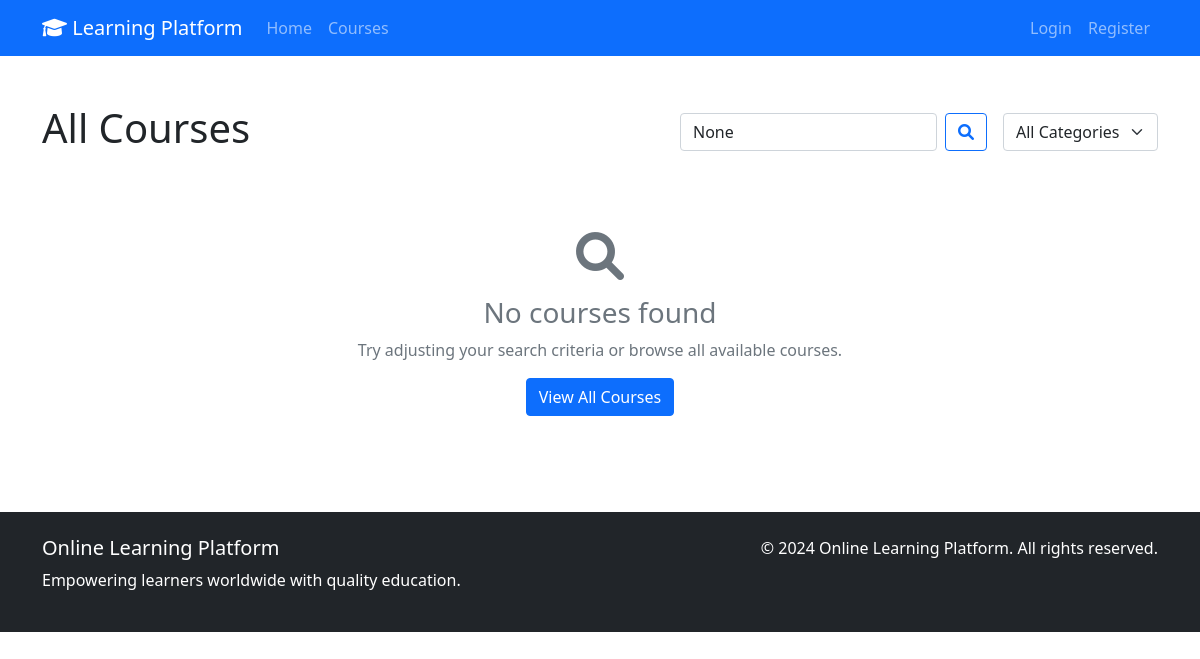
Page /courses/ on the earlier database version.
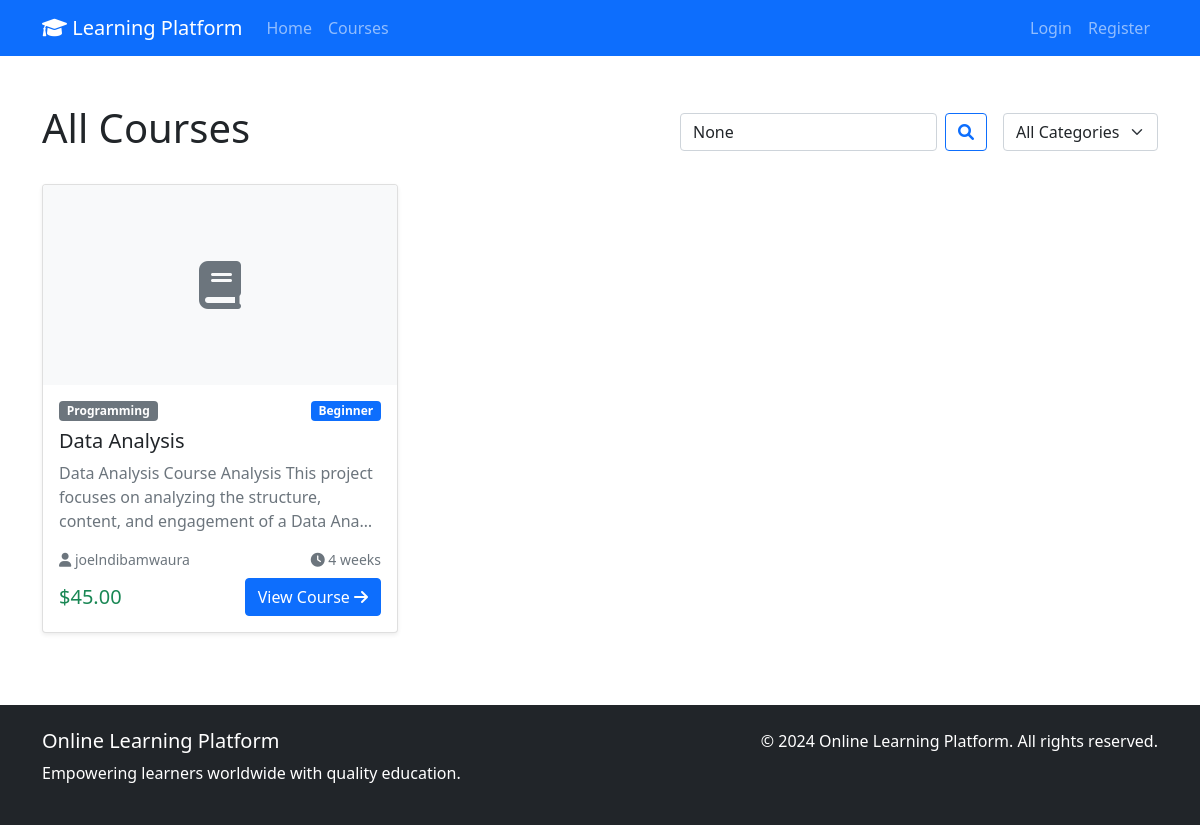
Same page on the later database version.
### courses/models.py (models this page shows, shortened)
class Course(models.Model):
    DIFFICULTY_CHOICES = [
        ('beginner', 'Beginner'),
        ('intermediate', 'Intermediate'),
        ('advanced', 'Advanced'),
    ]
    title = models.CharField(max_length=200)
    slug = models.SlugField(max_length=200, unique=True, null=True, blank=True)  # Temporarily nullable
    description = models.TextField()
    instructor = models.ForeignKey(User, on_delete=models.CASCADE, related_name='created_courses')
    category = models.ForeignKey(Category, on_delete=models.CASCADE)
    difficulty = models.CharField(max_length=20, choices=DIFFICULTY_CHOICES, default='beginner')
    duration_weeks = models.PositiveIntegerField(default=4)
    price = models.DecimalField(max_digits=8, decimal_places=2, default=0.00)
    image = models.ImageField(upload_to='course_images/', blank=True, null=True)
    created_at = models.DateTimeField(auto_now_add=True)
    updated_at = models.DateTimeField(auto_now=True)
    is_active = models.BooleanField(default=True)

class Category(models.Model):
    name = models.CharField(max_length=100)
    description = models.TextField(blank=True)
    class Meta:
        verbose_name_plural = "Categories"

### courses/views.py (the view)
# urls.py: path('courses/', views.course_list, name='course_list'),
def course_list(request):
    courses = Course.objects.filter(is_active=True)
    categories = Category.objects.all()
    search_query = request.GET.get('search')
    if search_query:
        courses = courses.filter(
            Q(title__icontains=search_query) |
            Q(description__icontains=search_query)
        )
    category_id = request.GET.get('category')
    if category_id:
        courses = courses.filter(category_id=category_id)
    return render(request, 'courses/course_list.html', {
        'courses': courses,
        'categories': categories,
        'search_query': search_query
    })

### templates/courses/course_list.html (shortened to what this page needs)
{% extends 'base.html' %}
{% block content %}
<div class="container my-5">
    <div class="d-flex justify-content-between align-items-center mb-4">
        <h1>All Courses</h1>
        <div class="d-flex gap-3">
            <form method="GET" class="d-flex">
                <input type="text" name="search" class="form-control" placeholder="Search courses..." value="{{ search_query }}">
                <button type="submit" class="btn btn-outline-primary ms-2">
                    <i class="fas fa-search"></i>
                </button>
            </form>
            <form method="GET" class="d-flex">
                <select name="category" class="form-select" onchange="this.form.submit()">
                    <option value="">All Categories</option>
                </select>
            </form>
        </div>
    </div>
    <div class="row">
        {% for course in courses %}
        <div class="col-lg-4 col-md-6 mb-4">
            <div class="card h-100 shadow-sm">
                {% if course.image %}
                <img src="{{ course.image.url }}" class="card-img-top" alt="{{ course.title }}" style="height: 200px; object-fit: cover;">
                {% else %}
                <div class="card-img-top bg-light d-flex align-items-center justify-content-center" style="height: 200px;">
                    <i class="fas fa-book fa-3x text-muted"></i>
                </div>
                {% endif %}
                <div class="card-body d-flex flex-column">
                    <div class="d-flex justify-content-between align-items-start mb-2">
                        <span class="badge bg-secondary">{{ course.category.name }}</span>
                        <span class="badge bg-primary">{{ course.get_difficulty_display }}</span>
                    </div>
                    <h5 class="card-title">{{ course.title }}</h5>
                    <p class="card-text text-muted">{{ course.description|truncatechars:120 }}</p>
                    <div class="mt-auto">
                        <div class="d-flex justify-content-between align-items-center mb-2">
                            <small class="text-muted">
                                <i class="fas fa-user"></i> {{ course.instructor.get_full_name|default:course.instructor.username }}
                            </small>
                            <small class="text-muted">
                                <i class="fas fa-clock"></i> {{ course.duration_weeks }} weeks
                            </small>
                        </div>
                        <div class="d-flex justify-content-between align-items-center">
                            <div>
                                {% if course.price > 0 %}
                                <span class="h5 text-success mb-0">${{ course.price }}</span>
                                {% else %}
                                <span class="h5 text-success mb-0">Free</span>
                                {% endif %}
                            </div>
                            <a href="{% url 'course_detail' course.pk %}" class="btn btn-primary">
                                View Course <i class="fas fa-arrow-right"></i>
                            </a>
                        </div>
                    </div>
                </div>
            </div>
        </div>
        {% empty %}
        <div class="col-12 text-center py-5">
            <i class="fas fa-search fa-3x text-muted mb-3"></i>
            <h3 class="text-muted">No courses found</h3>
            <p class="text-muted">Try adjusting your search criteria or browse all available courses.</p>
            <a href="{% url 'course_list' %}" class="btn btn-primary">View All Courses</a>
        </div>
        {% endfor %}
    </div>
</div>
{% endblock %}

Differences in the rows shown:
added Course: category.name "Programming", difficulty "Beginner", title "Data Analysis", description "Data Analysis Course Analysis This project focuses on analyzing the structure, content, and engagement of a Data Ana…", instructor.get_full_name "joelndibamwaura", duration_weeks "4", price "45.00"
Other differences:
text no longer shown: "No courses found Try adjusting your search criteria or browse all available courses. View All Courses"
